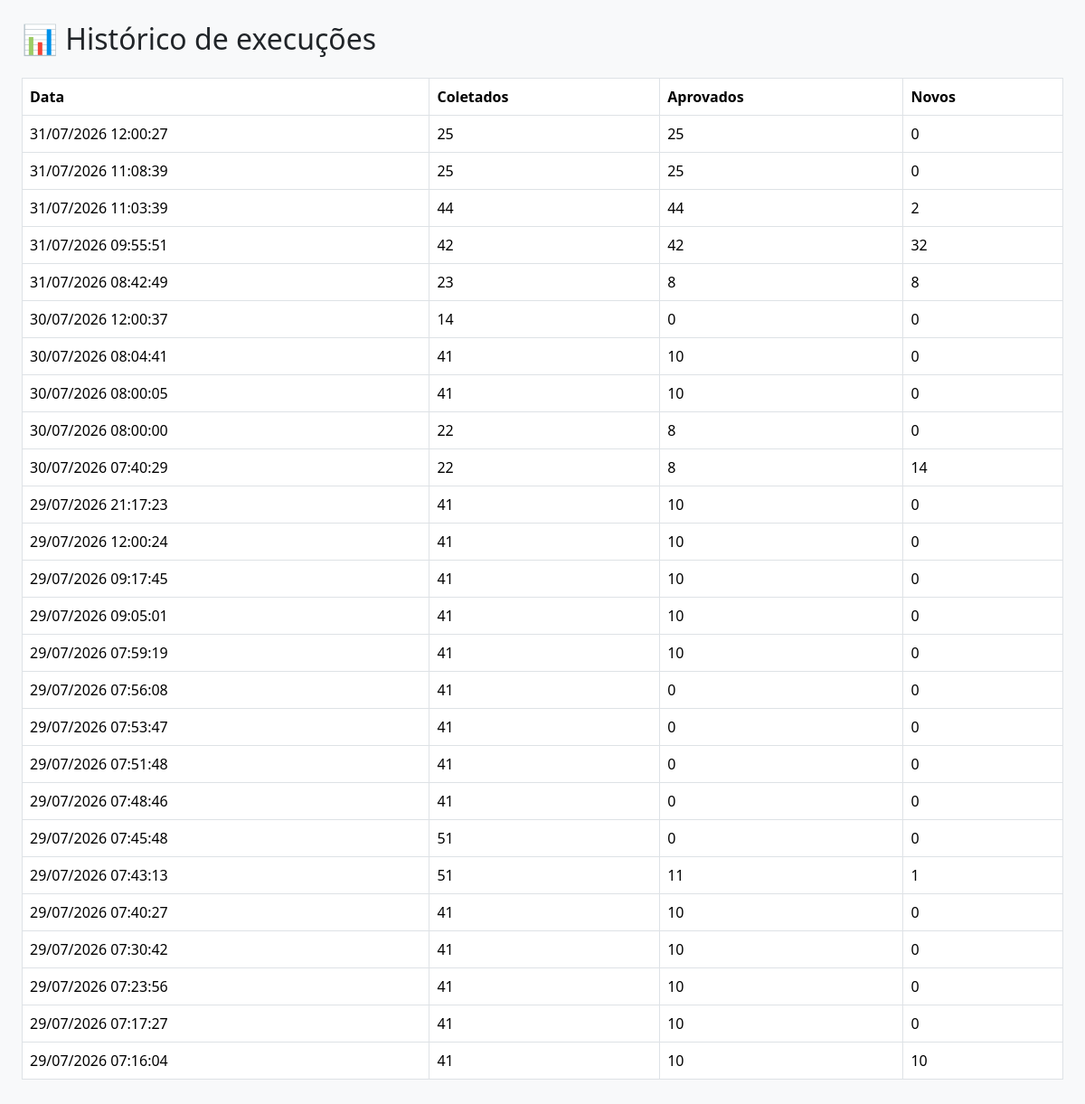
The page /historico on the database its author committed.
### tables this page shows
CREATE TABLE execucoes (

            id INTEGER PRIMARY KEY AUTOINCREMENT,
            data_execucao TEXT,
            coletados INTEGER,
            aprovados INTEGER,
            novos INTEGER

        );

### web/app.py (the view)
@app.route("/historico")
def historico():
    conn = conectar()
    historico = conn.execute("""
        SELECT
            data_execucao,
            coletados,
            aprovados,
            novos

        FROM execucoes

        ORDER BY id DESC

    """).fetchall()
    conn.close()
    return render_template(
        "historico.html",
        historico=historico
    )

### web/app.py (called while the page is built)
def conectar():
    conn = sqlite3.connect(BANCO)
    conn.row_factory = sqlite3.Row
    return conn

### web/templates/historico.html
{% extends "base.html" %}
{% block conteudo %}
<h2 class="mb-4">
    📊 Histórico de execuções
</h2>
<table class="table table-bordered table-hover">
<thead>
<tr>
<th>
Data
</th>
<th>
Coletados
</th>
<th>
Aprovados
</th>
<th>
Novos
</th>
</tr>
</thead>
<tbody>
{% for execucao in historico %}
<tr>
<td>
{{ execucao[0] }}
</td>
<td>
{{ execucao[1] }}
</td>
<td>
{{ execucao[2] }}
</td>
<td>
{{ execucao[3] }}
</td>
</tr>
{% endfor %}
</tbody>
</table>
{% endblock %}

### web/templates/base.html (shortened to what this page needs)
<!DOCTYPE html>
<html lang="pt-BR">
<head>
    <link href="https://cdn.jsdelivr.net/npm/bootstrap@5.3.8/dist/css/bootstrap.min.css" rel="stylesheet">
    <link rel="stylesheet" href="{{ url_for('static', filename='css/style.css') }}">
</head>
<body class="bg-light">
<div class="container mt-4">
    {% block conteudo %}
    {% endblock %}
</div>
</body>
</html>

### web/static/css/style.css (style rules this page uses)
body { background:#f4f6f9; }
.container { max-width:1600px !important; width:98%; padding-bottom:40px; }

### rows shown on the page
execucoes: data_execucao "31/07/2026 12:00:27", coletados "25", aprovados "25", novos "0"
execucoes: data_execucao "31/07/2026 11:08:39", coletados "25", aprovados "25", novos "0"
execucoes: data_execucao "31/07/2026 11:03:39", coletados "44", aprovados "44", novos "2"
execucoes: data_execucao "31/07/2026 09:55:51", coletados "42", aprovados "42", novos "32"
execucoes: data_execucao "31/07/2026 08:42:49", coletados "23", aprovados "8", novos "8"
execucoes: data_execucao "30/07/2026 12:00:37", coletados "14", aprovados "0", novos "0"
execucoes: data_execucao "30/07/2026 08:04:41", coletados "41", aprovados "10", novos "0"
execucoes: data_execucao "30/07/2026 08:00:05", coletados "41", aprovados "10", novos "0"
execucoes: data_execucao "30/07/2026 08:00:00", coletados "22", aprovados "8", novos "0"
execucoes: data_execucao "30/07/2026 07:40:29", coletados "22", aprovados "8", novos "14"
execucoes: data_execucao "29/07/2026 21:17:23", coletados "41", aprovados "10", novos "0"
execucoes: data_execucao "29/07/2026 12:00:24", coletados "41", aprovados "10", novos "0"
execucoes: data_execucao "29/07/2026 09:17:45", coletados "41", aprovados "10", novos "0"
execucoes: data_execucao "29/07/2026 09:05:01", coletados "41", aprovados "10", novos "0"
execucoes: data_execucao "29/07/2026 07:59:19", coletados "41", aprovados "10", novos "0"
execucoes: data_execucao "29/07/2026 07:56:08", coletados "41", aprovados "0", novos "0"
execucoes: data_execucao "29/07/2026 07:53:47", coletados "41", aprovados "0", novos "0"
execucoes: data_execucao "29/07/2026 07:51:48", coletados "41", aprovados "0", novos "0"
execucoes: data_execucao "29/07/2026 07:48:46", coletados "41", aprovados "0", novos "0"
execucoes: data_execucao "29/07/2026 07:45:48", coletados "51", aprovados "0", novos "0"
execucoes: data_execucao "29/07/2026 07:43:13", coletados "51", aprovados "11", novos "1"
execucoes: data_execucao "29/07/2026 07:40:27", coletados "41", aprovados "10", novos "0"
execucoes: data_execucao "29/07/2026 07:30:42", coletados "41", aprovados "10", novos "0"
execucoes: data_execucao "29/07/2026 07:23:56", coletados "41", aprovados "10", novos "0"
execucoes: data_execucao "29/07/2026 07:17:27", coletados "41", aprovados "10", novos "0"
execucoes: data_execucao "29/07/2026 07:16:04", coletados "41", aprovados "10", novos "10"
